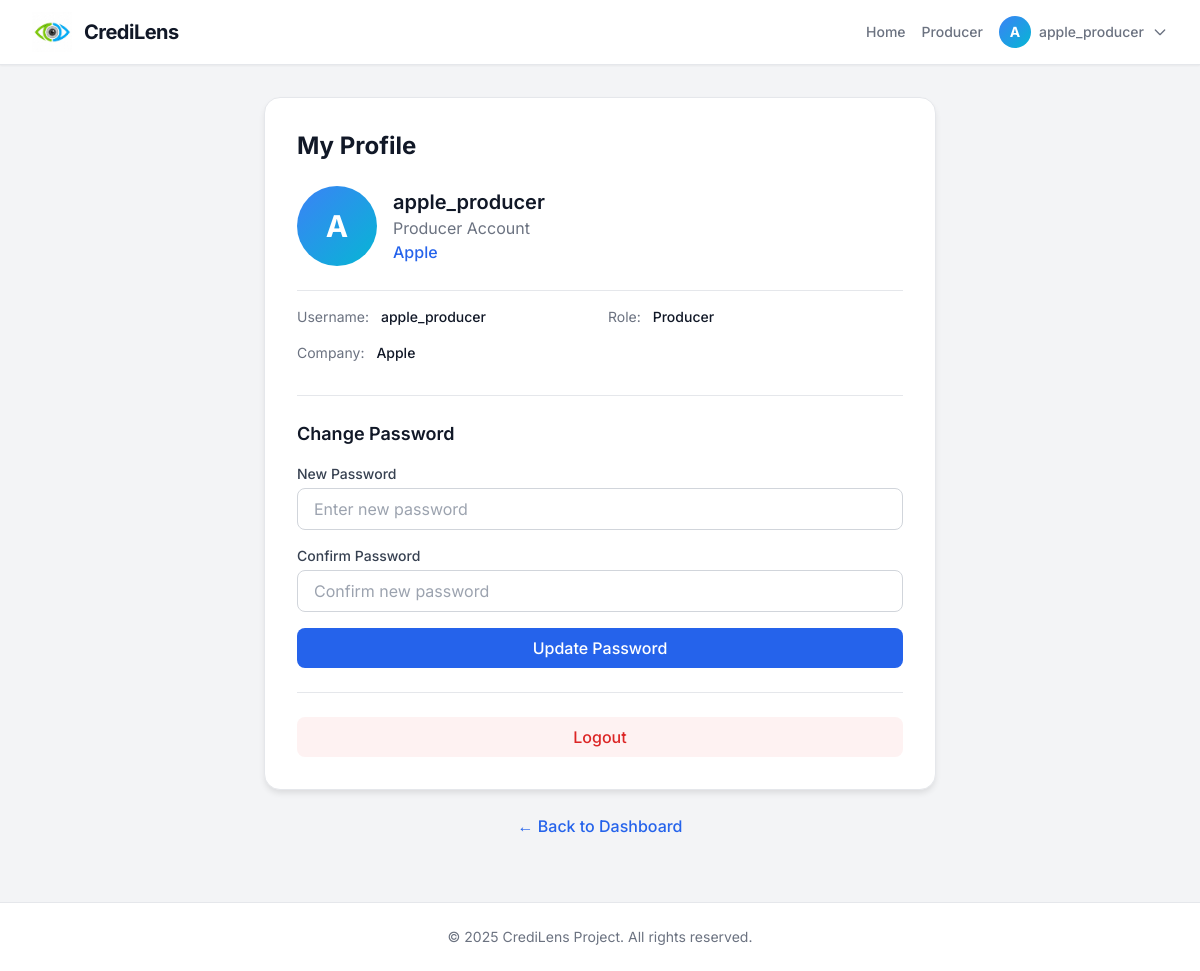
The app's page /profile (signed in) with its own data.
### app.py (models this page shows, shortened)
class User(db.Model, UserMixin):
    id = db.Column(db.Integer, primary_key=True)
    username = db.Column(db.String(80), unique=True, nullable=False)
    password = db.Column(db.String(256), nullable=False)
    role = db.Column(db.String(20), nullable=False)  # 'consumer' or 'producer'
    company_name = db.Column(db.String(128), nullable=True)  # For producers: 'Apple', 'Samsung', etc.

### app.py (the view, shortened to what this page needs)
@app.route('/profile', methods=['GET', 'POST'])
@login_required
def profile():
    return render_template('profile.html')

### app.py (called while the page is built)
@app.before_request
def check_session_timeout():
    if request.endpoint == 'static' or not current_user.is_authenticated:
        return
    if request.endpoint in ['login', 'logout', 'signup', 'home']:
        return
    if session.get('remember_me'):
        session['last_activity'] = datetime.now().isoformat()
        return
    last_activity = session.get('last_activity')
    if last_activity:
        last_activity_time = datetime.fromisoformat(last_activity)
        inactive_duration = datetime.now() - last_activity_time
        if inactive_duration > timedelta(minutes=SESSION_TIMEOUT_MINUTES):
            logout_user()
            session.clear()
            flash(f'Your session expired after {SESSION_TIMEOUT_MINUTES} minutes of inactivity. Please log in again.', 'error')
            return redirect(url_for('login'))
    session['last_activity'] = datetime.now().isoformat()

@login_manager.user_loader
def load_user(user_id):
    return User.query.get(int(user_id))

### templates/profile.html
{% extends 'base.html' %}
{% block content %}
<div class="max-w-2xl mx-auto">
    <div class="glass-panel p-8">
        <h1 class="text-2xl font-bold text-gray-900 mb-6">My Profile</h1>
        <div class="mb-8">
            <div class="flex items-center space-x-4 mb-6">
                <div class="w-20 h-20 bg-gradient-to-br from-blue-500 to-cyan-500 rounded-full flex items-center justify-center">
                    <span class="text-3xl font-bold text-white">{{ current_user.username[0].upper() }}</span>
                </div>
                <div>
                    <h2 class="text-xl font-semibold text-gray-900">{{ current_user.username }}</h2>
                    <p class="text-gray-500 capitalize">{{ current_user.role }} Account</p>
                    {% if current_user.company_name %}
                        <p class="text-blue-600 font-medium">{{ current_user.company_name }}</p>
                    {% endif %}
                </div>
            </div>
            <div class="border-t border-gray-200 pt-4">
                <div class="grid grid-cols-2 gap-4 text-sm">
                    <div>
                        <span class="text-gray-500">Username:</span>
                        <span class="font-medium text-gray-900 ml-2">{{ current_user.username }}</span>
                    </div>
                    <div>
                        <span class="text-gray-500">Role:</span>
                        <span class="font-medium text-gray-900 ml-2 capitalize">{{ current_user.role }}</span>
                    </div>
                    {% if current_user.company_name %}
                    <div>
                        <span class="text-gray-500">Company:</span>
                        <span class="font-medium text-gray-900 ml-2">{{ current_user.company_name }}</span>
                    </div>
                    {% endif %}
                </div>
            </div>
        </div>
        <div class="border-t border-gray-200 pt-6">
            <h3 class="text-lg font-semibold text-gray-900 mb-4">Change Password</h3>
            <form action="{{ url_for('profile') }}" method="POST" class="space-y-4">
                <div>
                    <label for="new_password" class="block text-sm font-medium text-gray-700 mb-1">New Password</label>
                    <input type="password" id="new_password" name="new_password"
                           class="w-full px-4 py-2 border border-gray-300 rounded-lg focus:ring-2 focus:ring-blue-500 focus:border-transparent"
                           placeholder="Enter new password" minlength="5">
                </div>
                <div>
                    <label for="confirm_password" class="block text-sm font-medium text-gray-700 mb-1">Confirm Password</label>
                    <input type="password" id="confirm_password" name="confirm_password"
                           class="w-full px-4 py-2 border border-gray-300 rounded-lg focus:ring-2 focus:ring-blue-500 focus:border-transparent"
                           placeholder="Confirm new password" minlength="5">
                </div>
                <button type="submit" class="w-full bg-blue-600 hover:bg-blue-700 text-white font-medium py-2 px-4 rounded-lg transition">
                    Update Password
                </button>
            </form>
        </div>
        <div class="border-t border-gray-200 pt-6 mt-6">
            <a href="{{ url_for('logout') }}" class="block w-full text-center bg-red-50 hover:bg-red-100 text-red-600 font-medium py-2 px-4 rounded-lg transition">
                Logout
            </a>
        </div>
    </div>
    <div class="mt-6 text-center">
        {% if current_user.role == 'producer' %}
            <a href="{{ url_for('producer_dashboard') }}" class="text-blue-600 hover:text-blue-800 font-medium">← Back to Dashboard</a>
        {% else %}
            <a href="{{ url_for('consumer_dashboard') }}" class="text-blue-600 hover:text-blue-800 font-medium">← Back to Dashboard</a>
        {% endif %}
    </div>
</div>
{% endblock %}

### templates/base.html (shortened to what this page needs)
<!DOCTYPE html>
<html lang="en">
<head>
    <script src="https://cdn.tailwindcss.com"></script>
</head>
<body class="flex flex-col min-h-screen text-gray-800">
    <nav class="bg-white border-b border-gray-200 shadow-sm sticky top-0 z-50">
        <div class="max-w-7xl mx-auto px-4 sm:px-6 lg:px-8">
            <div class="flex justify-between h-16">
                <div class="flex items-center cursor-pointer" onclick="window.location.href='/'">
                    <div class="mr-3">
                        <img src="{{ url_for('static', filename='last.jpg') }}" alt="CrediLens Logo" class="w-10 h-10 object-contain">
                    </div>
                    <span class="font-bold text-xl tracking-tight text-gray-900">CrediLens</span>
                </div>
                <div class="flex items-center space-x-4">
                    <a href="/" class="text-sm font-medium text-gray-500 hover:text-blue-600 transition">Home</a>
                    {% if current_user.is_authenticated %}
                        {% if current_user.role == 'producer' %}
                            <a href="/producer" class="text-sm font-medium text-gray-500 hover:text-blue-600 transition">Producer</a>
                        {% else %}
                            <a href="/consumer" class="text-sm font-medium text-gray-500 hover:text-blue-600 transition">Consumer</a>
                        {% endif %}
                        <div class="relative" x-data="{ open: false }">
                            <button onclick="toggleProfileMenu()" class="flex items-center space-x-2 text-sm font-medium text-gray-500 hover:text-blue-600 transition focus:outline-none">
                                <div class="w-8 h-8 bg-gradient-to-br from-blue-500 to-cyan-500 rounded-full flex items-center justify-center">
                                    <span class="text-sm font-bold text-white">{{ current_user.username[0].upper() }}</span>
                                </div>
                                <span class="hidden sm:inline">{{ current_user.username }}</span>
                                <svg class="w-4 h-4" fill="none" stroke="currentColor" viewBox="0 0 24 24">
                                    <path stroke-linecap="round" stroke-linejoin="round" stroke-width="2" d="M19 9l-7 7-7-7"></path>
                                </svg>
                            </button>
                        </div>
                    {% else %}
                        <a href="/login" class="text-sm font-medium text-gray-500 hover:text-blue-600 transition">Login</a>
                    {% endif %}
                </div>
            </div>
        </div>
    </nav>
    <main class="flex-grow container mx-auto px-4 py-8">
        {% block content %}{% endblock %}
    </main>
    <footer class="bg-white border-t border-gray-200 py-6 mt-8">
        <div class="text-center text-sm text-gray-500">
            &copy; 2025 CrediLens Project. All rights reserved.
        </div>
    </footer>
</body>
</html>

### templates/base.html (style rules this page uses)
body { font-family: 'Inter', sans-serif; background-color: #f3f4f6; }
.glass-panel { background: white; border: 1px solid #e5e7eb; box-shadow: 0 4px 6px -1px rgba(0, 0, 0, 0.1); border-radius: 1rem; }

### records on screen
User: username "A", username "apple_producer", role "Producer", company_name "Apple"
